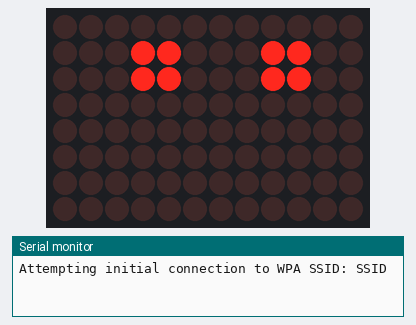
Bench run of a sketch on a simulated Arduino Uno R4 WiFi. On the bench: 12×8 LED matrix, the last lines printed to the serial monitor. WiFi joins after 1.5 s; servers stay silent unless stated.

Above: at 1.6 s.
At 2.6 s:
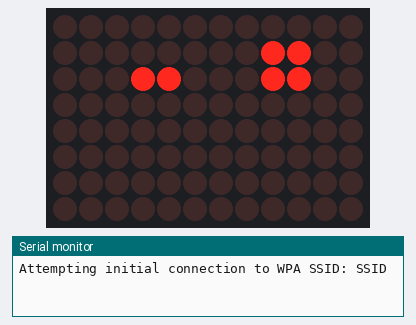
At 11.6 s:
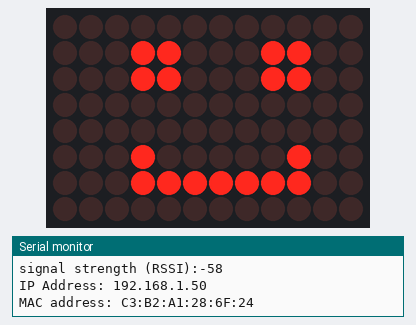
At 12.6 s:
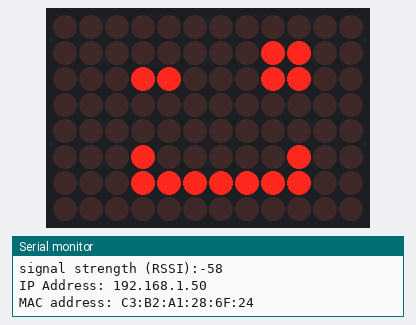

The sketch:

unoR4_wifi_display_demo.ino
```cpp
/*
Modified by Jean-Jacques DeLisle for Mouser Electronics August 2023
The original authors code and introduction comments are included below.
*/

/*
 This example connects to an unencrypted WiFi network.
 Then it prints the MAC address of the WiFi module,
 the IP address obtained, and other network details.

 created 13 July 2010
 by dlf (Metodo2 srl)
 modified 31 May 2012
 by Tom Igoe
 */


#include <WiFiS3.h>
#include "Arduino_LED_Matrix.h"
ArduinoLEDMatrix matrix;


//#include "arduino_secrets.h"

#define SECRET_SSID "SSID"
#define SECRET_PASS "PASSWORD"

//#define SECRET_SSID "Cafe de Leche"
//#define SECRET_PASS "nicaragua"

///////please enter your sensitive data in the Secret tab/arduino_secrets.h
char ssid[] = SECRET_SSID;        // your network SSID (name)
char pass[] = SECRET_PASS;    // your network password (use for WPA, or use as key for WEP)
int status = WL_IDLE_STATUS;     // the WiFi radio's status

// bitmap for a heart symbol
uint8_t frame[8][12] = {
  { 0, 0, 0, 0, 0, 0, 0, 0, 0, 0, 0, 0 },
  { 0, 0, 0, 0, 0, 0, 0, 0, 0, 0, 0, 0 },
  { 0, 0, 0, 0, 0, 0, 0, 0, 0, 0, 0, 0 },
  { 0, 0, 0, 0, 0, 0, 0, 0, 0, 0, 0, 0 },
  { 0, 0, 0, 0, 0, 0, 0, 0, 0, 0, 0, 0 },
  { 0, 0, 0, 0, 0, 0, 0, 0, 0, 0, 0, 0 },
  { 0, 0, 0, 0, 0, 0, 0, 0, 0, 0, 0, 0 },
  { 0, 0, 0, 0, 0, 0, 0, 0, 0, 0, 0, 0 }
};

void lefteye(){
  //Left eye
  frame[1][3] = 1;
  frame[1][4] = 1;
  frame[2][3] = 1;
  frame[2][4] = 1;
}

void righteye(){
  //Right eye
  frame[1][8] = 1;
  frame[1][9] = 1;
  frame[2][8] = 1;
  frame[2][9] = 1;
}

void wink(){
  //Wink with the left eye
  frame[1][3] = 0;
  frame[1][4] = 0;
  frame[2][3] = 1;
  frame[2][4] = 1;
}

void mouth(){
  //Mouth
  frame[5][3] = 1;
  frame[5][9] = 1;
  frame[6][3] = 1;
  frame[6][4] = 1;
  frame[6][5] = 1;
  frame[6][6] = 1;
  frame[6][7] = 1;
  frame[6][8] = 1;
  frame[6][9] = 1;
  frame[5][4] = 0;
  frame[5][5] = 0;
  frame[5][6] = 0;
  frame[5][7] = 0;
  frame[5][8] = 0;
}

void frown(){
  frame[5][3] = 1;
  frame[5][9] = 1;
  frame[6][3] = 0;
  frame[6][4] = 0;
  frame[6][5] = 0;
  frame[6][6] = 0;
  frame[6][7] = 0;
  frame[6][8] = 0;
  frame[6][9] = 0;
  frame[5][3] = 1;
  frame[5][4] = 1;
  frame[5][5] = 1;
  frame[5][6] = 1;
  frame[5][7] = 1;
  frame[5][8] = 1;
  frame[5][9] = 1;
  frame[6][3] = 1;
  frame[6][9] = 1;
}


void setup() {
  //code to initialize the matrix
  matrix.begin();

  //Initialize serial and wait for port to open:
  Serial.begin(9600);
  while (!Serial) {
    ; // wait for serial port to connect. Needed for native USB port only
  }

  // check for the WiFi module:
  if (WiFi.status() == WL_NO_MODULE) {
    Serial.println("Communication with WiFi module failed!");
    // don't continue
    while (true);
  }

  String fv = WiFi.firmwareVersion();
  if (fv < WIFI_FIRMWARE_LATEST_VERSION) {
    Serial.println("Please upgrade the firmware");
  }

  // attempt to connect to WiFi network:
  while (status != WL_CONNECTED) {
    Serial.print("Attempting initial connection to WPA SSID: ");
    Serial.println(ssid);
    // Connect to WPA/WPA2 network:
    status = WiFi.begin(ssid, pass);
    lefteye();
    righteye();
    matrix.renderBitmap(frame, 8, 12);
    delay(1000);
    wink();
    matrix.renderBitmap(frame, 8, 12);

    // wait 10 seconds for connection:
    delay(9000);
  }

  // you're connected now, so print out the data:
  lefteye();
  righteye();
  mouth();
  matrix.renderBitmap(frame, 8, 12);
  Serial.print("You're connected to the network");
  printCurrentNet();
  printWifiData();
}


void loop() {

  status = WiFi.status();
  while (status == WL_CONNECTED) {
    lefteye();
    righteye();
    mouth();
    matrix.renderBitmap(frame, 8, 12);
    delay(1000);
    wink();
    matrix.renderBitmap(frame, 8, 12);
    delay(1000);
    status = WiFi.status();
    //Serial.println(status);
  }

  while (status != WL_CONNECTED) {
    Serial.print("Attempting to connect to WPA SSID: ");
    //display frown
    lefteye();
    righteye();
    frown();
    matrix.renderBitmap(frame, 8, 12);

    Serial.println(ssid);

    // Connect to WPA/WPA2 network:
    status = WiFi.begin(ssid, pass);

    // wait 10 seconds for connection:
    delay(10000);
  }

  // check the network connection once every 10 seconds:
  //printCurrentNet();
  //delay(10000);
}

void printWifiData() {
  // print your board's IP address:
  IPAddress ip = WiFi.localIP();
  Serial.print("IP Address: ");

  Serial.println(ip);

  // print your MAC address:
  byte mac[6];
  WiFi.macAddress(mac);
  Serial.print("MAC address: ");
  printMacAddress(mac);
}

void printCurrentNet() {
  // print the SSID of the network you're attached to:
  Serial.print("SSID: ");
  Serial.println(WiFi.SSID());

  // print the MAC address of the router you're attached to:
  byte bssid[6];
  WiFi.BSSID(bssid);
  Serial.print("BSSID: ");
  printMacAddress(bssid);

  // print the received signal strength:
  long rssi = WiFi.RSSI();
  Serial.print("signal strength (RSSI):");
  Serial.println(rssi);

  // print the encryption type:
  //byte encryption = WiFi.encryptionType();
  //Serial.print("Encryption Type:");
  //Serial.println(encryption, HEX);
  //Serial.println();
}

void printMacAddress(byte mac[]) {
  for (int i = 5; i >= 0; i--) {
    if (mac[i] < 16) {
      Serial.print("0");
    }
    Serial.print(mac[i], HEX);
    if (i > 0) {
      Serial.print(":");
    }
  }
  Serial.println();
}
```

Measured:
- what the display in image 0 shows lasts 1.0 s, from 1.5 s to 2.5 s
- what the display in image 1 shows lasts 9.0 s, from 2.5 s to 11.5 s
